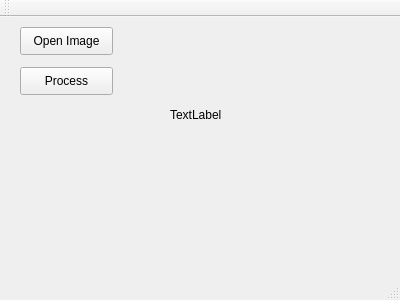
<?xml version="1.0" encoding="UTF-8"?>
<ui version="4.0">
 <class>MainWindow</class>
 <widget class="QMainWindow" name="MainWindow">
  <property name="geometry">
   <rect>
    <x>0</x>
    <y>0</y>
    <width>400</width>
    <height>300</height>
   </rect>
  </property>
  <property name="windowTitle">
   <string>MainWindow</string>
  </property>
  <widget class="QWidget" name="centralWidget">
   <widget class="QPushButton" name="pushButton">
    <property name="geometry">
     <rect>
      <x>20</x>
      <y>10</y>
      <width>93</width>
      <height>28</height>
     </rect>
    </property>
    <property name="text">
     <string>Open Image</string>
    </property>
   </widget>
   <widget class="QPushButton" name="pushButton_2">
    <property name="geometry">
     <rect>
      <x>20</x>
      <y>50</y>
      <width>93</width>
      <height>28</height>
     </rect>
    </property>
    <property name="text">
     <string>Process</string>
    </property>
   </widget>
   <widget class="QLabel" name="label">
    <property name="geometry">
     <rect>
      <x>170</x>
      <y>90</y>
      <width>72</width>
      <height>15</height>
     </rect>
    </property>
    <property name="text">
     <string>TextLabel</string>
    </property>
   </widget>
  </widget>
  <widget class="QMenuBar" name="menuBar">
   <property name="geometry">
    <rect>
     <x>0</x>
     <y>0</y>
     <width>400</width>
     <height>26</height>
    </rect>
   </property>
  </widget>
  <widget class="QToolBar" name="mainToolBar">
   <attribute name="toolBarArea">
    <enum>TopToolBarArea</enum>
   </attribute>
   <attribute name="toolBarBreak">
    <bool>false</bool>
   </attribute>
  </widget>
  <widget class="QStatusBar" name="statusBar"/>
 </widget>
 <layoutdefault spacing="6" margin="11"/>
 <resources/>
 <connections/>
</ui>
